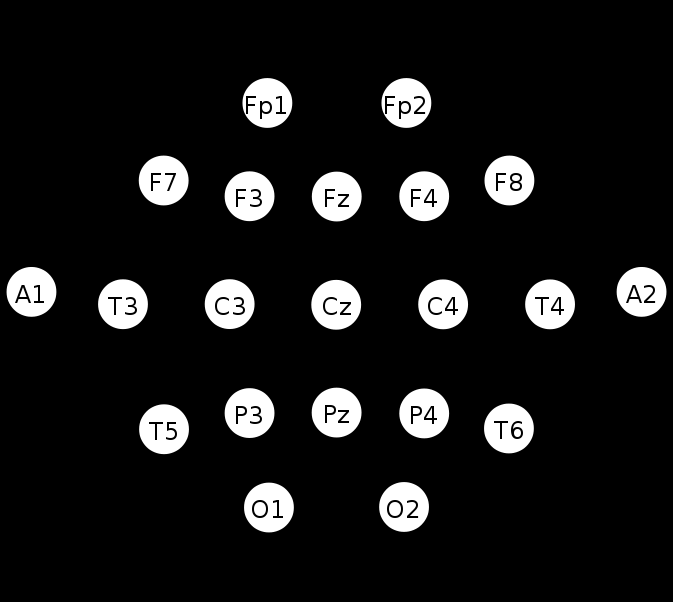
%> input picture channel_locs/eloc_10_20.png, 673 x 602 px
$ octave generate_2d_10_20.m   (GNU Octave 9; MATLAB toolbox functions it lacks are replaced by stand-ins)
%> lines starting %> are read from the running program, lines starting %| are printed output that depends on the picture
clear all;
close all;
clc;

A=imread('eloc_10_20.png');
%> A is the input picture: size 602x673x3 uint8; min 0, max 255, mean 23.7
[centers, radii, metric] = imfindcircles(A,[10 30]);
%> centers = 21 rows, first 12: [337.2 197; 337 413; 164.2 181; 424.6 413.9; 250 196.8; 424.6 196.6; 509.5 429; 123.5 304.7; 509.8 181; 550.5 304.7; 164.5 429.7; 336.6 305.4]; radii = 21 values, max 25.17 at index 16, min 24.85 at index 15, mean 24.99; metric = 21 values, max 0.73 at index 1, min 0.665 at index 21, mean 0.7
inds=(radii>=18);
%> inds = 21 logical values, 21 true
centers=centers(inds,:);
radii=radii(inds);
viscircles(centers,radii)
axis equal;
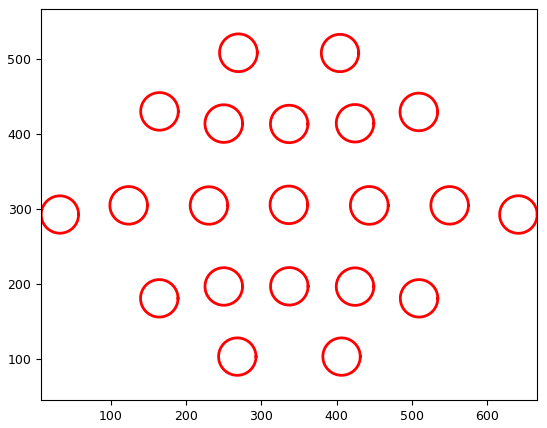
%> figure redrawn from the program's plot data; highest point at x = 270.4, y = 532.8
hold on;

N=21;

chan_labels={'Fp1','Fp2','F7','F3','Fz','F4','F8',...
    'A1','T3','C3','Cz','C4','T4','A2',...
    'T5','P3','Pz','P4','T6',...
    'O1','O2'};


indices=zeros(1,N);
for i=1:N
%> (the run ends here)
